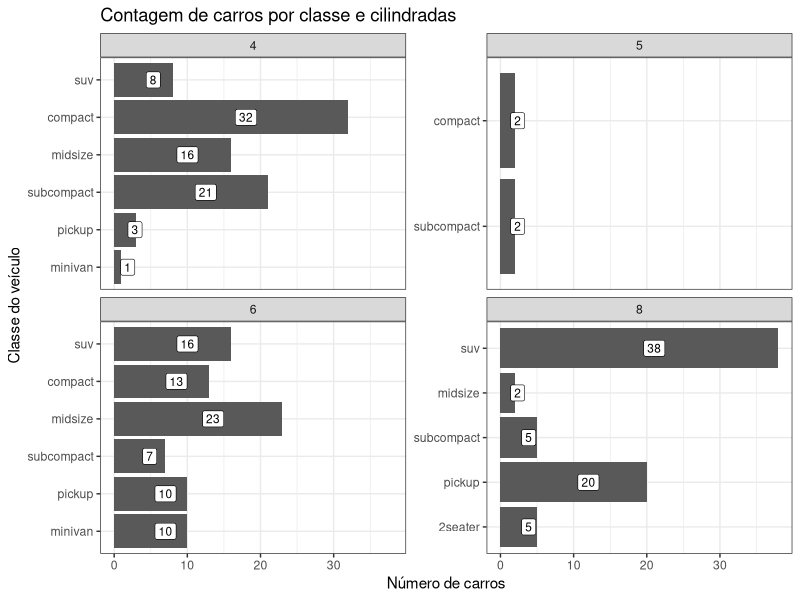
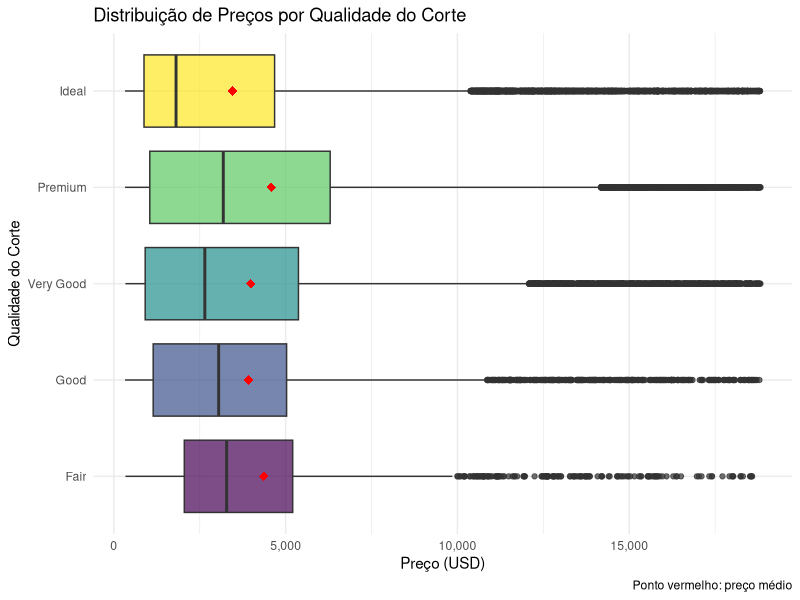
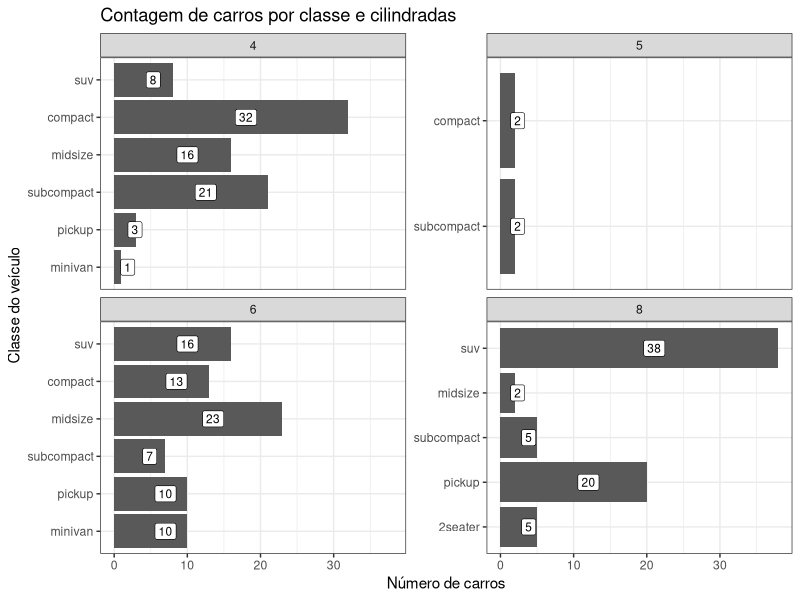

Source code (R) for these figures, in order:
#definindo diretório
getwd()
setwd("E:/ufal/dados/atv_4")
##################################################################################################

#instalando as bilbiotecas
install.packages("tidyverse")
install.packages("scales")
install.packages("dplyr")
install.packages("ggplot2")

#carregamemto das bibliotecas
library(tidyverse)
library(scales)
library(dplyr)
library(ggplot2)
###################################################################################################
glimpse(mpg)
glimpse(diamonds)
view(mpg)
view(diamonds)
##################################################################################################

#1.Comparação por grupo (mpg): crie um gráfico comparando a contagem por class separando por cyl (facetas ou cores).

mpg %>%
  count(class, cyl) %>%
  mutate(class = fct_reorder(class, n, .fun = sum)) %>%
  ggplot(aes(x = class, y = n)) +
  geom_col() +
  geom_label(aes(label = n),
             position = position_stack(vjust = 0.5),
             hjust = -0.2,
             size = 3,
             label.size = 0.2)+
  facet_wrap(~ cyl, scales = "free_y") +
  coord_flip() +
  labs(title = "Contagem de carros por classe e cilindradas",
       x = "Classe do veículo",      
       y = "Número de carros") +     
  theme_bw()
######################################################################################################################
#2.Exportação: salve um gráfico seu como “meu_grafico.png” com ggsave().
ggsave("meu_grafico.png",
       width = 10, height = 6, dpi = 300)

#####################################################################################################################
#3. Desafio bônus: no diamonds, crie um boxplot de price por cut com coord_flip() e rótulos de milhares (scales::label_comma()).
diamonds %>%
  ggplot(aes(x = cut, y = price)) +
  geom_boxplot(aes(fill = cut), alpha = 0.7, show.legend = FALSE) +
  stat_summary(fun = mean, geom = "point", shape = 18, size = 3, color = "red") +
  coord_flip() +
  scale_y_continuous(labels = label_comma()) +
  labs(title = "Distribuição de Preços por Qualidade do Corte",
       x = "Qualidade do Corte", 
       y = "Preço (USD)",
       caption = "Ponto vermelho: preço médio") +
  theme_minimal()


